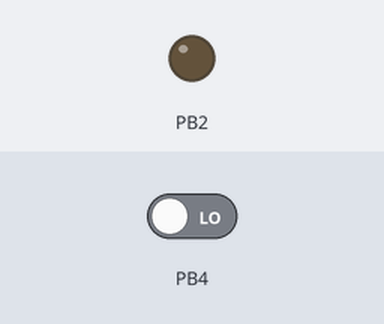
The sketch below on a simulated ATtiny85, built with avr-gcc and run on an emulated ATtiny85. Parts: output pins drawn as LEDs (lit = HIGH). The test bench sets the inputs (shaded band); at power-on: PB4 LOW. What the sketch prints to the serial monitor is not drawn.

Above: at 1.2 s.
1.3 s: PB4 driven HIGH
At 2.4 s:
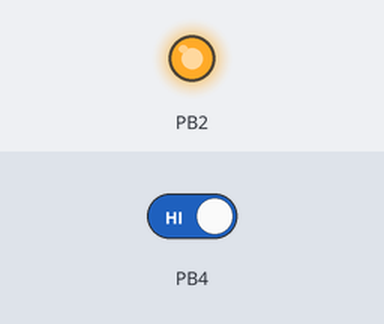
2.8 s: PB4 driven LOW
At 3.5 s:
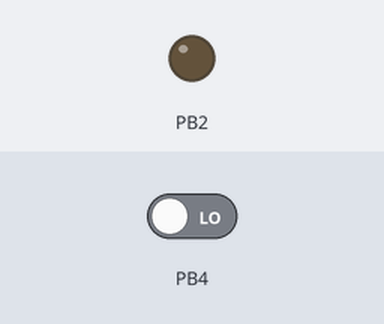
Timing chart, 0 to 5.8 s (numbered marks = the images above; inputs shaded):
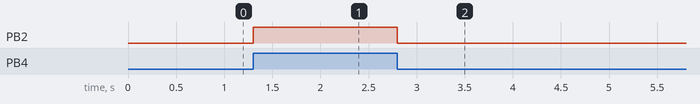

Measured:
- after the input at 1.3 s, PB2: LOW → HIGH at once
- after the input at 2.8 s, PB2: HIGH → LOW at once

The sketch:

PIR_esp32.ino
```cpp
void setup() {
  Serial.begin(115200);
  pinMode(2,OUTPUT);
  pinMode(4,INPUT);
}

void loop(){
  if(digitalRead(4)==HIGH){
    digitalWrite(2,HIGH);
    Serial.println("Person detected");
  }
  if(digitalRead(4)==LOW){
    digitalWrite(2,LOW);
    Serial.println("Person not detected");
  }

}
```
